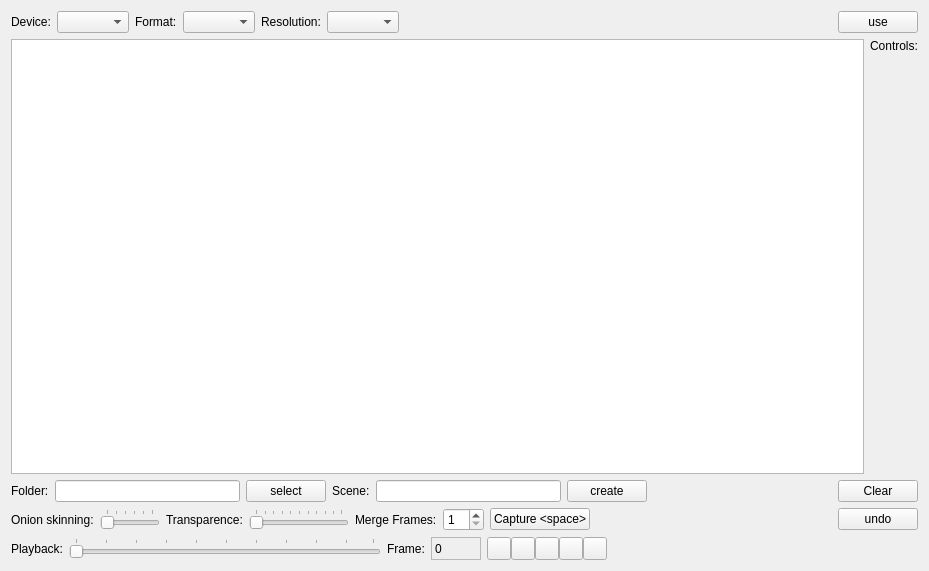
<?xml version="1.0" encoding="UTF-8"?>
<ui version="4.0">
 <class>StopMoCapClass</class>
 <widget class="QWidget" name="StopMoCapClass">
  <property name="geometry">
   <rect>
    <x>0</x>
    <y>0</y>
    <width>929</width>
    <height>571</height>
   </rect>
  </property>
  <property name="windowTitle">
   <string>StopMoCap</string>
  </property>
  <property name="windowIcon">
   <iconset resource="resources.qrc">
    <normaloff>:/icons/resources/icon48x48.png</normaloff>:/icons/resources/icon48x48.png</iconset>
  </property>
  <layout class="QVBoxLayout" name="verticalLayout">
   <item>
    <layout class="QHBoxLayout" name="horizontalLayout">
     <item>
      <widget class="QLabel" name="label">
       <property name="text">
        <string>Device:</string>
       </property>
      </widget>
     </item>
     <item>
      <widget class="QComboBox" name="deviceComboBox"/>
     </item>
     <item>
      <widget class="QLabel" name="label_3">
       <property name="text">
        <string>Format:</string>
       </property>
      </widget>
     </item>
     <item>
      <widget class="QComboBox" name="formatComboBox"/>
     </item>
     <item>
      <widget class="QLabel" name="label_2">
       <property name="text">
        <string>Resolution:</string>
       </property>
      </widget>
     </item>
     <item>
      <widget class="QComboBox" name="resolutionComboBox"/>
     </item>
     <item>
      <spacer name="horizontalSpacer">
       <property name="orientation">
        <enum>Qt::Horizontal</enum>
       </property>
       <property name="sizeHint" stdset="0">
        <size>
         <width>40</width>
         <height>20</height>
        </size>
       </property>
      </spacer>
     </item>
     <item>
      <widget class="QPushButton" name="useDevice">
       <property name="text">
        <string>use</string>
       </property>
      </widget>
     </item>
    </layout>
   </item>
   <item>
    <layout class="QHBoxLayout" name="horizontalLayout_2">
     <property name="topMargin">
      <number>0</number>
     </property>
     <item>
      <widget class="QGraphicsView" name="graphicsView"/>
     </item>
     <item>
      <layout class="QVBoxLayout" name="verticalLayout_2">
       <property name="leftMargin">
        <number>0</number>
       </property>
       <item>
        <widget class="QLabel" name="label_11">
         <property name="sizePolicy">
          <sizepolicy hsizetype="Preferred" vsizetype="Fixed">
           <horstretch>0</horstretch>
           <verstretch>0</verstretch>
          </sizepolicy>
         </property>
         <property name="text">
          <string>Controls:</string>
         </property>
         <property name="alignment">
          <set>Qt::AlignLeading|Qt::AlignLeft|Qt::AlignTop</set>
         </property>
        </widget>
       </item>
       <item>
        <widget class="QWidget" name="controlWidget" native="true"/>
       </item>
      </layout>
     </item>
    </layout>
   </item>
   <item>
    <layout class="QHBoxLayout" name="horizontalLayout_4">
     <property name="topMargin">
      <number>0</number>
     </property>
     <item>
      <widget class="QLabel" name="label_6">
       <property name="text">
        <string>Folder:</string>
       </property>
      </widget>
     </item>
     <item>
      <widget class="QLineEdit" name="lineEdit"/>
     </item>
     <item>
      <widget class="QPushButton" name="pushButton_3">
       <property name="text">
        <string>select</string>
       </property>
       <property name="iconSize">
        <size>
         <width>16</width>
         <height>16</height>
        </size>
       </property>
      </widget>
     </item>
     <item>
      <widget class="QLabel" name="label_7">
       <property name="text">
        <string>Scene:</string>
       </property>
      </widget>
     </item>
     <item>
      <widget class="QLineEdit" name="lineEdit_2"/>
     </item>
     <item>
      <widget class="QPushButton" name="pushButton_5">
       <property name="text">
        <string>create</string>
       </property>
      </widget>
     </item>
     <item>
      <spacer name="horizontalSpacer_3">
       <property name="orientation">
        <enum>Qt::Horizontal</enum>
       </property>
       <property name="sizeHint" stdset="0">
        <size>
         <width>40</width>
         <height>20</height>
        </size>
       </property>
      </spacer>
     </item>
     <item>
      <widget class="QPushButton" name="pushButton_4">
       <property name="text">
        <string>Clear</string>
       </property>
      </widget>
     </item>
    </layout>
   </item>
   <item>
    <layout class="QHBoxLayout" name="horizontalLayout_3">
     <property name="topMargin">
      <number>0</number>
     </property>
     <item>
      <widget class="QLabel" name="label_4">
       <property name="text">
        <string>Onion skinning:</string>
       </property>
      </widget>
     </item>
     <item>
      <widget class="QSlider" name="horizontalSlider">
       <property name="maximumSize">
        <size>
         <width>60</width>
         <height>16777215</height>
        </size>
       </property>
       <property name="maximum">
        <number>5</number>
       </property>
       <property name="pageStep">
        <number>1</number>
       </property>
       <property name="orientation">
        <enum>Qt::Horizontal</enum>
       </property>
       <property name="invertedControls">
        <bool>false</bool>
       </property>
       <property name="tickPosition">
        <enum>QSlider::TicksAbove</enum>
       </property>
       <property name="tickInterval">
        <number>1</number>
       </property>
      </widget>
     </item>
     <item>
      <widget class="QLabel" name="label_5">
       <property name="text">
        <string>Transparence:</string>
       </property>
      </widget>
     </item>
     <item>
      <widget class="QSlider" name="horizontalSlider_2">
       <property name="maximumSize">
        <size>
         <width>100</width>
         <height>16777215</height>
        </size>
       </property>
       <property name="orientation">
        <enum>Qt::Horizontal</enum>
       </property>
       <property name="tickPosition">
        <enum>QSlider::TicksAbove</enum>
       </property>
      </widget>
     </item>
     <item>
      <widget class="QLabel" name="label_9">
       <property name="text">
        <string>Merge Frames:</string>
       </property>
      </widget>
     </item>
     <item>
      <widget class="QSpinBox" name="mergeFrames">
       <property name="minimum">
        <number>1</number>
       </property>
       <property name="maximum">
        <number>10</number>
       </property>
      </widget>
     </item>
     <item>
      <widget class="QPushButton" name="pushButton">
       <property name="text">
        <string>Capture &lt;space&gt;</string>
       </property>
      </widget>
     </item>
     <item>
      <spacer name="horizontalSpacer_2">
       <property name="orientation">
        <enum>Qt::Horizontal</enum>
       </property>
       <property name="sizeHint" stdset="0">
        <size>
         <width>40</width>
         <height>20</height>
        </size>
       </property>
      </spacer>
     </item>
     <item>
      <widget class="QPushButton" name="pushButton_2">
       <property name="text">
        <string>undo</string>
       </property>
      </widget>
     </item>
    </layout>
   </item>
   <item>
    <layout class="QHBoxLayout" name="horizontalLayout_5">
     <property name="spacing">
      <number>6</number>
     </property>
     <property name="topMargin">
      <number>0</number>
     </property>
     <item>
      <widget class="QLabel" name="label_8">
       <property name="text">
        <string>Playback:</string>
       </property>
      </widget>
     </item>
     <item>
      <widget class="QSlider" name="horizontalSlider_3">
       <property name="orientation">
        <enum>Qt::Horizontal</enum>
       </property>
       <property name="tickPosition">
        <enum>QSlider::TicksAbove</enum>
       </property>
       <property name="tickInterval">
        <number>10</number>
       </property>
      </widget>
     </item>
     <item>
      <widget class="QLabel" name="label_10">
       <property name="text">
        <string>Frame:</string>
       </property>
      </widget>
     </item>
     <item>
      <widget class="QLabel" name="frameNum">
       <property name="minimumSize">
        <size>
         <width>50</width>
         <height>0</height>
        </size>
       </property>
       <property name="maximumSize">
        <size>
         <width>50</width>
         <height>16777215</height>
        </size>
       </property>
       <property name="frameShape">
        <enum>QFrame::StyledPanel</enum>
       </property>
       <property name="frameShadow">
        <enum>QFrame::Sunken</enum>
       </property>
       <property name="midLineWidth">
        <number>1</number>
       </property>
       <property name="text">
        <string>0</string>
       </property>
      </widget>
     </item>
     <item>
      <layout class="QHBoxLayout" name="horizontalLayout_6">
       <property name="spacing">
        <number>0</number>
       </property>
       <property name="leftMargin">
        <number>0</number>
       </property>
       <item>
        <widget class="QToolButton" name="toolButton">
         <property name="text">
          <string/>
         </property>
         <property name="iconSize">
          <size>
           <width>16</width>
           <height>16</height>
          </size>
         </property>
        </widget>
       </item>
       <item>
        <widget class="QToolButton" name="toolButton_2">
         <property name="text">
          <string/>
         </property>
         <property name="iconSize">
          <size>
           <width>16</width>
           <height>16</height>
          </size>
         </property>
        </widget>
       </item>
       <item>
        <widget class="QToolButton" name="toolButton_3">
         <property name="text">
          <string/>
         </property>
         <property name="iconSize">
          <size>
           <width>16</width>
           <height>16</height>
          </size>
         </property>
        </widget>
       </item>
       <item>
        <widget class="QToolButton" name="toolButton_5">
         <property name="text">
          <string/>
         </property>
         <property name="iconSize">
          <size>
           <width>16</width>
           <height>16</height>
          </size>
         </property>
        </widget>
       </item>
       <item>
        <widget class="QToolButton" name="toolButton_4">
         <property name="text">
          <string/>
         </property>
         <property name="iconSize">
          <size>
           <width>16</width>
           <height>16</height>
          </size>
         </property>
        </widget>
       </item>
      </layout>
     </item>
     <item>
      <spacer name="horizontalSpacer_4">
       <property name="orientation">
        <enum>Qt::Horizontal</enum>
       </property>
       <property name="sizeHint" stdset="0">
        <size>
         <width>40</width>
         <height>20</height>
        </size>
       </property>
      </spacer>
     </item>
    </layout>
   </item>
  </layout>
 </widget>
 <layoutdefault spacing="6" margin="11"/>
 <resources>
  <include location="resources.qrc"/>
 </resources>
 <connections/>
</ui>
